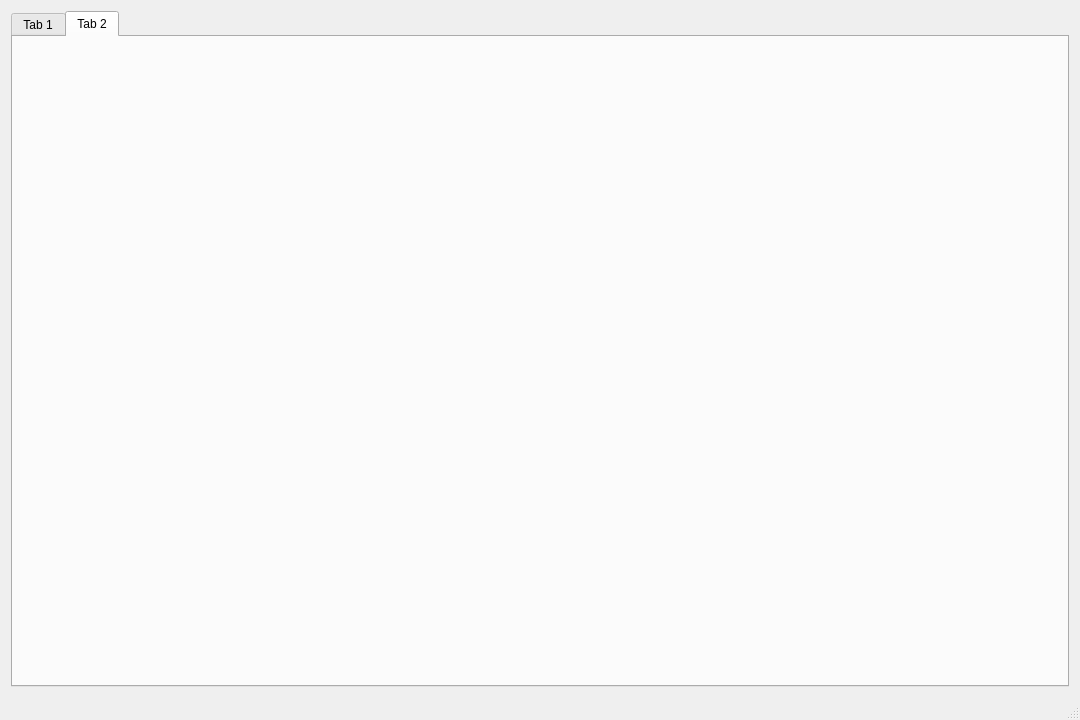
<?xml version="1.0" encoding="UTF-8"?>
<ui version="4.0">
 <class>MainWindow</class>
 <widget class="QMainWindow" name="MainWindow">
  <property name="geometry">
   <rect>
    <x>0</x>
    <y>0</y>
    <width>1080</width>
    <height>720</height>
   </rect>
  </property>
  <property name="sizePolicy">
   <sizepolicy hsizetype="Preferred" vsizetype="Preferred">
    <horstretch>0</horstretch>
    <verstretch>0</verstretch>
   </sizepolicy>
  </property>
  <property name="windowTitle">
   <string>MainWindow</string>
  </property>
  <property name="toolButtonStyle">
   <enum>Qt::ToolButtonTextBesideIcon</enum>
  </property>
  <widget class="QWidget" name="centralWidget">
   <property name="sizePolicy">
    <sizepolicy hsizetype="Expanding" vsizetype="Expanding">
     <horstretch>0</horstretch>
     <verstretch>0</verstretch>
    </sizepolicy>
   </property>
   <layout class="QVBoxLayout" name="verticalLayout">
    <item>
     <widget class="QTabWidget" name="tabView">
      <property name="currentIndex">
       <number>1</number>
      </property>
      <widget class="QWidget" name="tab1">
       <attribute name="title">
        <string>Tab 1</string>
       </attribute>
      </widget>
      <widget class="QWidget" name="tab2">
       <attribute name="title">
        <string>Tab 2</string>
       </attribute>
      </widget>
     </widget>
    </item>
   </layout>
  </widget>
  <widget class="QStatusBar" name="statusBar"/>
 </widget>
 <layoutdefault spacing="6" margin="11"/>
 <resources/>
 <connections/>
</ui>
